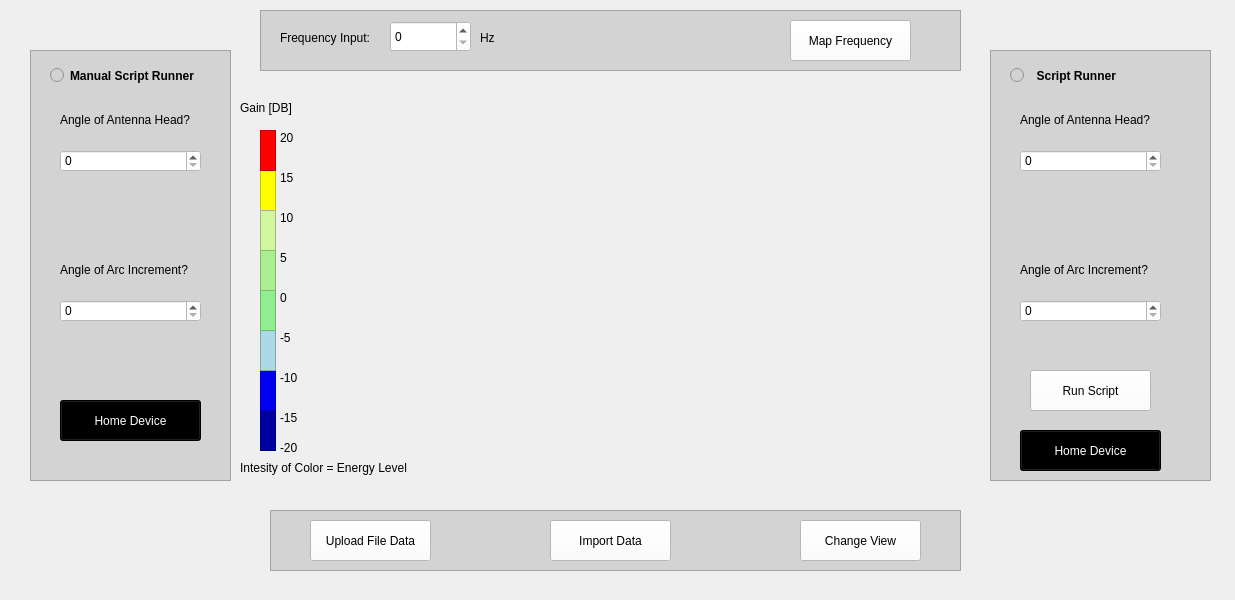
<?xml version="1.0" encoding="UTF-8"?>
<ui version="4.0">
 <class>AntennaRadiationPatternAnalyzer</class>
 <widget class="QWidget" name="AntennaRadiationPatternAnalyzer">
  <property name="geometry">
   <rect>
    <x>0</x>
    <y>0</y>
    <width>1235</width>
    <height>600</height>
   </rect>
  </property>
  <property name="windowTitle">
   <string>Widget</string>
  </property>
  <property name="styleSheet">
   <string notr="true"/>
  </property>
  <widget class="QFrame" name="manualRunnerContainer">
   <property name="geometry">
    <rect>
     <x>30</x>
     <y>50</y>
     <width>201</width>
     <height>431</height>
    </rect>
   </property>
   <property name="styleSheet">
    <string notr="true">background-color:rgb(211,211,211)</string>
   </property>
   <property name="frameShape">
    <enum>QFrame::StyledPanel</enum>
   </property>
   <property name="frameShadow">
    <enum>QFrame::Raised</enum>
   </property>
   <widget class="QLabel" name="headAngleMan">
    <property name="geometry">
     <rect>
      <x>30</x>
      <y>60</y>
      <width>151</width>
      <height>20</height>
     </rect>
    </property>
    <property name="text">
     <string>Angle of Antenna Head?</string>
    </property>
   </widget>
   <widget class="QRadioButton" name="manualRunner">
    <property name="enabled">
     <bool>true</bool>
    </property>
    <property name="geometry">
     <rect>
      <x>20</x>
      <y>10</y>
      <width>161</width>
      <height>31</height>
     </rect>
    </property>
    <property name="font">
     <font>
      <italic>false</italic>
      <bold>true</bold>
     </font>
    </property>
    <property name="text">
     <string>Manual Script Runner</string>
    </property>
    <property name="checked">
     <bool>false</bool>
    </property>
    <property name="autoExclusive">
     <bool>true</bool>
    </property>
   </widget>
   <widget class="QLabel" name="headAngleMan_2">
    <property name="geometry">
     <rect>
      <x>30</x>
      <y>210</y>
      <width>151</width>
      <height>20</height>
     </rect>
    </property>
    <property name="text">
     <string>Angle of Arc Increment?</string>
    </property>
   </widget>
   <widget class="QSpinBox" name="spinBox">
    <property name="geometry">
     <rect>
      <x>30</x>
      <y>250</y>
      <width>141</width>
      <height>22</height>
     </rect>
    </property>
    <property name="styleSheet">
     <string notr="true">background-color:rgb(255,255,255)</string>
    </property>
   </widget>
   <widget class="QSpinBox" name="spinBox_2">
    <property name="geometry">
     <rect>
      <x>30</x>
      <y>100</y>
      <width>141</width>
      <height>22</height>
     </rect>
    </property>
    <property name="styleSheet">
     <string notr="true">background-color:rgb(255,255,255)</string>
    </property>
   </widget>
   <widget class="QPushButton" name="homeDevice">
    <property name="geometry">
     <rect>
      <x>30</x>
      <y>350</y>
      <width>141</width>
      <height>41</height>
     </rect>
    </property>
    <property name="styleSheet">
     <string notr="true">QPushButton {background-color: black; color: white;}</string>
    </property>
    <property name="text">
     <string>Home Device</string>
    </property>
   </widget>
  </widget>
  <widget class="QFrame" name="manualRunnerContainer_2">
   <property name="geometry">
    <rect>
     <x>990</x>
     <y>50</y>
     <width>221</width>
     <height>431</height>
    </rect>
   </property>
   <property name="styleSheet">
    <string notr="true">background-color:rgb(211,211,211)</string>
   </property>
   <property name="frameShape">
    <enum>QFrame::StyledPanel</enum>
   </property>
   <property name="frameShadow">
    <enum>QFrame::Raised</enum>
   </property>
   <widget class="QLabel" name="headAngleMan_3">
    <property name="geometry">
     <rect>
      <x>30</x>
      <y>60</y>
      <width>151</width>
      <height>20</height>
     </rect>
    </property>
    <property name="text">
     <string>Angle of Antenna Head?</string>
    </property>
   </widget>
   <widget class="QRadioButton" name="script_Runner">
    <property name="enabled">
     <bool>true</bool>
    </property>
    <property name="geometry">
     <rect>
      <x>20</x>
      <y>10</y>
      <width>161</width>
      <height>31</height>
     </rect>
    </property>
    <property name="font">
     <font>
      <italic>false</italic>
      <bold>true</bold>
     </font>
    </property>
    <property name="text">
     <string>  Script Runner</string>
    </property>
    <property name="checked">
     <bool>false</bool>
    </property>
    <property name="autoExclusive">
     <bool>true</bool>
    </property>
   </widget>
   <widget class="QLabel" name="angleofarc_4">
    <property name="geometry">
     <rect>
      <x>30</x>
      <y>210</y>
      <width>151</width>
      <height>20</height>
     </rect>
    </property>
    <property name="text">
     <string>Angle of Arc Increment?</string>
    </property>
   </widget>
   <widget class="QSpinBox" name="spinBox_3">
    <property name="geometry">
     <rect>
      <x>30</x>
      <y>250</y>
      <width>141</width>
      <height>22</height>
     </rect>
    </property>
    <property name="styleSheet">
     <string notr="true">background-color:rgb(255,255,255)</string>
    </property>
   </widget>
   <widget class="QSpinBox" name="spinBox_4">
    <property name="geometry">
     <rect>
      <x>30</x>
      <y>100</y>
      <width>141</width>
      <height>22</height>
     </rect>
    </property>
    <property name="styleSheet">
     <string notr="true">background-color:rgb(255,255,255)</string>
    </property>
   </widget>
   <widget class="QPushButton" name="homeDevice_2">
    <property name="geometry">
     <rect>
      <x>30</x>
      <y>380</y>
      <width>141</width>
      <height>41</height>
     </rect>
    </property>
    <property name="styleSheet">
     <string notr="true">QPushButton {background-color: black; color: white;}</string>
    </property>
    <property name="text">
     <string>Home Device</string>
    </property>
   </widget>
   <widget class="QPushButton" name="run_script">
    <property name="geometry">
     <rect>
      <x>40</x>
      <y>320</y>
      <width>121</width>
      <height>41</height>
     </rect>
    </property>
    <property name="styleSheet">
     <string notr="true">background-color:rgb(255,255,255)</string>
    </property>
    <property name="text">
     <string>Run Script</string>
    </property>
   </widget>
  </widget>
  <widget class="QFrame" name="buttonContainer">
   <property name="geometry">
    <rect>
     <x>270</x>
     <y>510</y>
     <width>691</width>
     <height>61</height>
    </rect>
   </property>
   <property name="styleSheet">
    <string notr="true">background-color:rgb(211,211,211)</string>
   </property>
   <property name="frameShape">
    <enum>QFrame::StyledPanel</enum>
   </property>
   <property name="frameShadow">
    <enum>QFrame::Raised</enum>
   </property>
   <widget class="QPushButton" name="uploadData">
    <property name="geometry">
     <rect>
      <x>40</x>
      <y>10</y>
      <width>121</width>
      <height>41</height>
     </rect>
    </property>
    <property name="styleSheet">
     <string notr="true">background-color:rgb(255,255,255)
</string>
    </property>
    <property name="text">
     <string>Upload File Data</string>
    </property>
   </widget>
   <widget class="QPushButton" name="importData">
    <property name="geometry">
     <rect>
      <x>280</x>
      <y>10</y>
      <width>121</width>
      <height>41</height>
     </rect>
    </property>
    <property name="styleSheet">
     <string notr="true">background-color:rgb(255,255,255)</string>
    </property>
    <property name="text">
     <string>Import Data</string>
    </property>
   </widget>
   <widget class="QPushButton" name="changeView">
    <property name="geometry">
     <rect>
      <x>530</x>
      <y>10</y>
      <width>121</width>
      <height>41</height>
     </rect>
    </property>
    <property name="styleSheet">
     <string notr="true">background-color:rgb(255,255,255)
</string>
    </property>
    <property name="text">
     <string>Change View</string>
    </property>
   </widget>
  </widget>
  <widget class="QFrame" name="fruqencyMapContainer">
   <property name="geometry">
    <rect>
     <x>260</x>
     <y>10</y>
     <width>701</width>
     <height>61</height>
    </rect>
   </property>
   <property name="styleSheet">
    <string notr="true">background-color:rgb(211,211,211)</string>
   </property>
   <property name="frameShape">
    <enum>QFrame::StyledPanel</enum>
   </property>
   <property name="frameShadow">
    <enum>QFrame::Raised</enum>
   </property>
   <widget class="QPushButton" name="mapFrequency">
    <property name="geometry">
     <rect>
      <x>530</x>
      <y>10</y>
      <width>121</width>
      <height>41</height>
     </rect>
    </property>
    <property name="styleSheet">
     <string notr="true">background-color:rgb(255,255,255)</string>
    </property>
    <property name="text">
     <string>Map Frequency</string>
    </property>
   </widget>
   <widget class="QLabel" name="frequencyInputLabel">
    <property name="geometry">
     <rect>
      <x>20</x>
      <y>20</y>
      <width>101</width>
      <height>16</height>
     </rect>
    </property>
    <property name="text">
     <string>Frequency Input:</string>
    </property>
   </widget>
   <widget class="QLabel" name="hz">
    <property name="geometry">
     <rect>
      <x>220</x>
      <y>20</y>
      <width>58</width>
      <height>16</height>
     </rect>
    </property>
    <property name="text">
     <string>Hz</string>
    </property>
   </widget>
   <widget class="QSpinBox" name="spinBox_5">
    <property name="geometry">
     <rect>
      <x>130</x>
      <y>11</y>
      <width>81</width>
      <height>31</height>
     </rect>
    </property>
    <property name="styleSheet">
     <string notr="true">background-color:rgb(255,255,255)</string>
    </property>
   </widget>
  </widget>
  <widget class="QFrame" name="darkBlue">
   <property name="geometry">
    <rect>
     <x>260</x>
     <y>410</y>
     <width>16</width>
     <height>41</height>
    </rect>
   </property>
   <property name="styleSheet">
    <string notr="true">background-color:rgb(0,0,160)</string>
   </property>
   <property name="frameShape">
    <enum>QFrame::StyledPanel</enum>
   </property>
   <property name="frameShadow">
    <enum>QFrame::Raised</enum>
   </property>
  </widget>
  <widget class="QFrame" name="darkLightBlue">
   <property name="geometry">
    <rect>
     <x>260</x>
     <y>370</y>
     <width>16</width>
     <height>41</height>
    </rect>
   </property>
   <property name="styleSheet">
    <string notr="true">background-color:rgb(0,0,240)</string>
   </property>
   <property name="frameShape">
    <enum>QFrame::StyledPanel</enum>
   </property>
   <property name="frameShadow">
    <enum>QFrame::Raised</enum>
   </property>
  </widget>
  <widget class="QFrame" name="yellow">
   <property name="geometry">
    <rect>
     <x>260</x>
     <y>170</y>
     <width>16</width>
     <height>41</height>
    </rect>
   </property>
   <property name="styleSheet">
    <string notr="true">background-color:rgb(255,255,0)</string>
   </property>
   <property name="frameShape">
    <enum>QFrame::StyledPanel</enum>
   </property>
   <property name="frameShadow">
    <enum>QFrame::Raised</enum>
   </property>
  </widget>
  <widget class="QFrame" name="lightGreen">
   <property name="geometry">
    <rect>
     <x>260</x>
     <y>210</y>
     <width>16</width>
     <height>41</height>
    </rect>
   </property>
   <property name="styleSheet">
    <string notr="true">background-color:rgb(210,245,160)</string>
   </property>
   <property name="frameShape">
    <enum>QFrame::StyledPanel</enum>
   </property>
   <property name="frameShadow">
    <enum>QFrame::Raised</enum>
   </property>
  </widget>
  <widget class="QFrame" name="lighBlue">
   <property name="geometry">
    <rect>
     <x>260</x>
     <y>330</y>
     <width>16</width>
     <height>41</height>
    </rect>
   </property>
   <property name="styleSheet">
    <string notr="true">background-color:rgb(173,216,230)

</string>
   </property>
   <property name="frameShape">
    <enum>QFrame::StyledPanel</enum>
   </property>
   <property name="frameShadow">
    <enum>QFrame::Raised</enum>
   </property>
  </widget>
  <widget class="QFrame" name="darkGreen">
   <property name="geometry">
    <rect>
     <x>260</x>
     <y>290</y>
     <width>16</width>
     <height>41</height>
    </rect>
   </property>
   <property name="styleSheet">
    <string notr="true">background-color:rgb(144,238,144)</string>
   </property>
   <property name="frameShape">
    <enum>QFrame::StyledPanel</enum>
   </property>
   <property name="frameShadow">
    <enum>QFrame::Raised</enum>
   </property>
  </widget>
  <widget class="QFrame" name="darkLightGreen">
   <property name="geometry">
    <rect>
     <x>260</x>
     <y>250</y>
     <width>16</width>
     <height>41</height>
    </rect>
   </property>
   <property name="styleSheet">
    <string notr="true">background-color:rgb(170,238,144)</string>
   </property>
   <property name="frameShape">
    <enum>QFrame::StyledPanel</enum>
   </property>
   <property name="frameShadow">
    <enum>QFrame::Raised</enum>
   </property>
  </widget>
  <widget class="QFrame" name="red">
   <property name="geometry">
    <rect>
     <x>260</x>
     <y>130</y>
     <width>16</width>
     <height>41</height>
    </rect>
   </property>
   <property name="styleSheet">
    <string notr="true">background-color:rgb(255, 0, 0)</string>
   </property>
   <property name="frameShape">
    <enum>QFrame::StyledPanel</enum>
   </property>
   <property name="frameShadow">
    <enum>QFrame::Raised</enum>
   </property>
  </widget>
  <widget class="QLabel" name="gainLabel">
   <property name="geometry">
    <rect>
     <x>240</x>
     <y>100</y>
     <width>81</width>
     <height>16</height>
    </rect>
   </property>
   <property name="text">
    <string>Gain [DB]</string>
   </property>
  </widget>
  <widget class="QLabel" name="energyLevel1">
   <property name="geometry">
    <rect>
     <x>280</x>
     <y>440</y>
     <width>81</width>
     <height>16</height>
    </rect>
   </property>
   <property name="text">
    <string>-20</string>
   </property>
  </widget>
  <widget class="QLabel" name="energyLevel2">
   <property name="geometry">
    <rect>
     <x>280</x>
     <y>410</y>
     <width>81</width>
     <height>16</height>
    </rect>
   </property>
   <property name="text">
    <string>-15</string>
   </property>
  </widget>
  <widget class="QLabel" name="energyLevel3">
   <property name="geometry">
    <rect>
     <x>280</x>
     <y>370</y>
     <width>81</width>
     <height>16</height>
    </rect>
   </property>
   <property name="text">
    <string>-10</string>
   </property>
  </widget>
  <widget class="QLabel" name="energyLevel4">
   <property name="geometry">
    <rect>
     <x>280</x>
     <y>330</y>
     <width>81</width>
     <height>16</height>
    </rect>
   </property>
   <property name="text">
    <string>-5</string>
   </property>
  </widget>
  <widget class="QLabel" name="energyLevel5">
   <property name="geometry">
    <rect>
     <x>280</x>
     <y>290</y>
     <width>81</width>
     <height>16</height>
    </rect>
   </property>
   <property name="text">
    <string>0</string>
   </property>
  </widget>
  <widget class="QLabel" name="energyLevel6">
   <property name="geometry">
    <rect>
     <x>280</x>
     <y>250</y>
     <width>81</width>
     <height>16</height>
    </rect>
   </property>
   <property name="text">
    <string>5</string>
   </property>
  </widget>
  <widget class="QLabel" name="energyLevel7">
   <property name="geometry">
    <rect>
     <x>280</x>
     <y>210</y>
     <width>81</width>
     <height>16</height>
    </rect>
   </property>
   <property name="text">
    <string>10</string>
   </property>
  </widget>
  <widget class="QLabel" name="energyLevel8">
   <property name="geometry">
    <rect>
     <x>280</x>
     <y>170</y>
     <width>81</width>
     <height>16</height>
    </rect>
   </property>
   <property name="text">
    <string>15</string>
   </property>
  </widget>
  <widget class="QLabel" name="energyLevel9">
   <property name="geometry">
    <rect>
     <x>280</x>
     <y>130</y>
     <width>81</width>
     <height>16</height>
    </rect>
   </property>
   <property name="text">
    <string>20</string>
   </property>
  </widget>
  <widget class="QLabel" name="intensity">
   <property name="geometry">
    <rect>
     <x>240</x>
     <y>460</y>
     <width>191</width>
     <height>16</height>
    </rect>
   </property>
   <property name="mouseTracking">
    <bool>false</bool>
   </property>
   <property name="text">
    <string>Intesity of Color = Energy Level </string>
   </property>
  </widget>
 </widget>
 <resources/>
 <connections/>
</ui>
